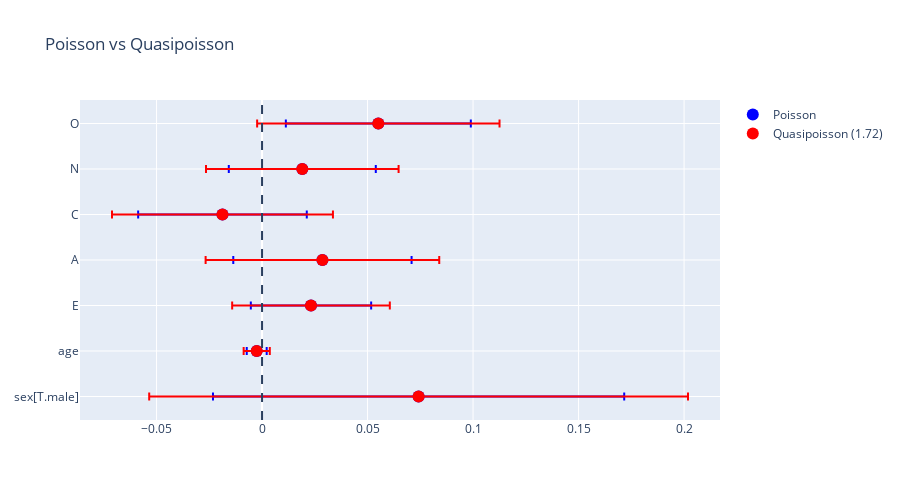

This figure's notebook cell:
### Code cell
import plotly.graph_objects as go

fig = go.Figure()

fig.add_trace(go.Scatter(
    x=model.params[1:].values,
    y=model.params[1:].index,
    error_x=dict(type='data', array=model.bse[1:].values * 1.96,
                 arrayminus=model.bse[1:].values * 1.96),
    mode='markers',
    name='Poisson',
    marker=dict(color='blue', size=12)
))

fig.add_trace(go.Scatter(
    x=quasi_model.params[1:].values,
    y=quasi_model.params[1:].index,
    error_x=dict(type='data', array=quasi_model.bse[1:].values * 1.96,
                 arrayminus=quasi_model.bse[1:].values * 1.96),
    mode='markers',
    name=f'Quasipoisson ({quasi_model.scale:.2f})',
    marker=dict(color='red', size=12)
))


fig.add_vline(x=0, line_dash="dash")
fig.update_layout(title="Poisson vs Quasipoisson", height=500)
fig.show()

### Figure 1 — Plotly figure (JSON) as saved in the notebook; plotly's stock layout.template omitted (floating-point values rounded to 4 significant figures)
{"data": [{"error_x": {"array": [0.09744, 0.004726, 0.02851, 0.04225, 0.03996, 0.03483, 0.04384], "arrayminus": [0.09744, 0.004726, 0.02851, 0.04225, 0.03996, 0.03483, 0.04384], "type": "data"}, "marker": {"color": "blue", "size": 12}, "mode": "markers", "name": "Poisson", "type": "scatter", "x": [0.07419, -0.002526, 0.02319, 0.02861, -0.01876, 0.01907, 0.05511], "y": ["sex[T.male]", "age", "E", "A", "C", "N", "O"]}, {"error_x": {"array": [0.1277, 0.006192, 0.03736, 0.05536, 0.05235, 0.04563, 0.05744], "arrayminus": [0.1277, 0.006192, 0.03736, 0.05536, 0.05235, 0.04563, 0.05744], "type": "data"}, "marker": {"color": "red", "size": 12}, "mode": "markers", "name": "Quasipoisson (1.72)", "type": "scatter", "x": [0.07419, -0.002526, 0.02319, 0.02861, -0.01876, 0.01907, 0.05511], "y": ["sex[T.male]", "age", "E", "A", "C", "N", "O"]}], "layout": {"height": 500, "shapes": [{"line": {"dash": "dash"}, "type": "line", "x0": 0, "x1": 0, "xref": "x", "y0": 0, "y1": 1, "yref": "y domain"}], "title": {"text": "Poisson vs Quasipoisson"}}}
